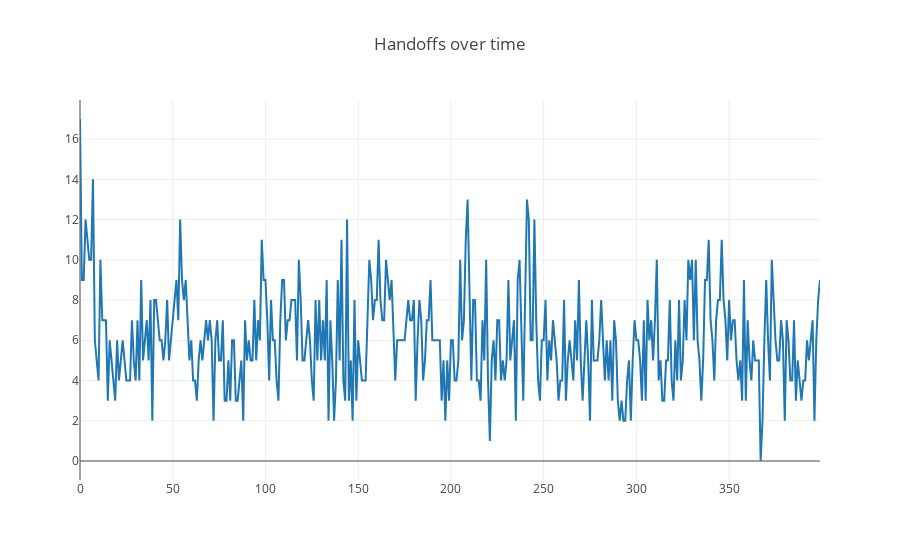

The notebook cell this image was saved under:
### Code cell
# Create handoff graph
handoffs = go.Scatter(
    x = len(result.Handoffs),
    y = result.Handoffs,
)

data = [handoffs]

# Plot and embed in ipython notebook!
plotly.offline.iplot(
    {"data": data,
     "layout": go.Layout(title="Handoffs over time")});

### Figure 1 — Plotly figure (JSON) as saved in the notebook; plotly's stock layout.template omitted (floating-point values rounded to 4 significant figures; data arrays with more than 128 entries replaced by an {"elided": "..."} marker saying what was removed)
{"data": [{"type": "scatter", "x": 400, "y": {"elided": "400 int values"}}], "layout": {"title": "Handoffs over time"}}
